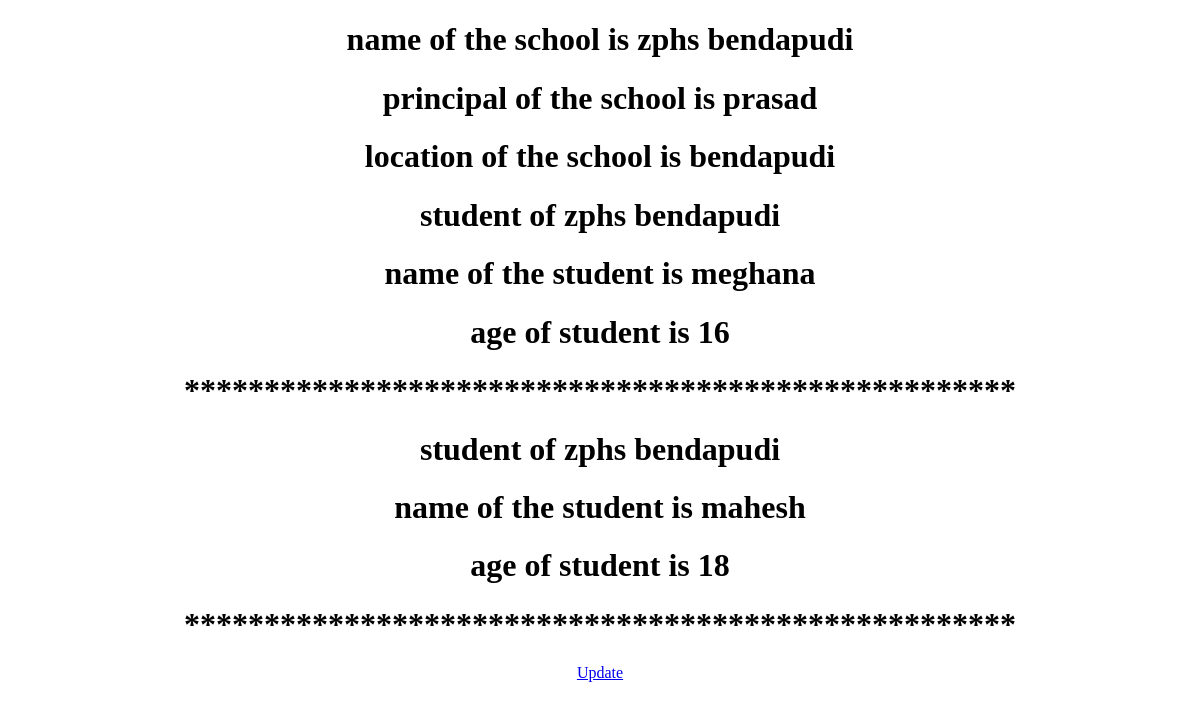
The app's page /1/, older data.
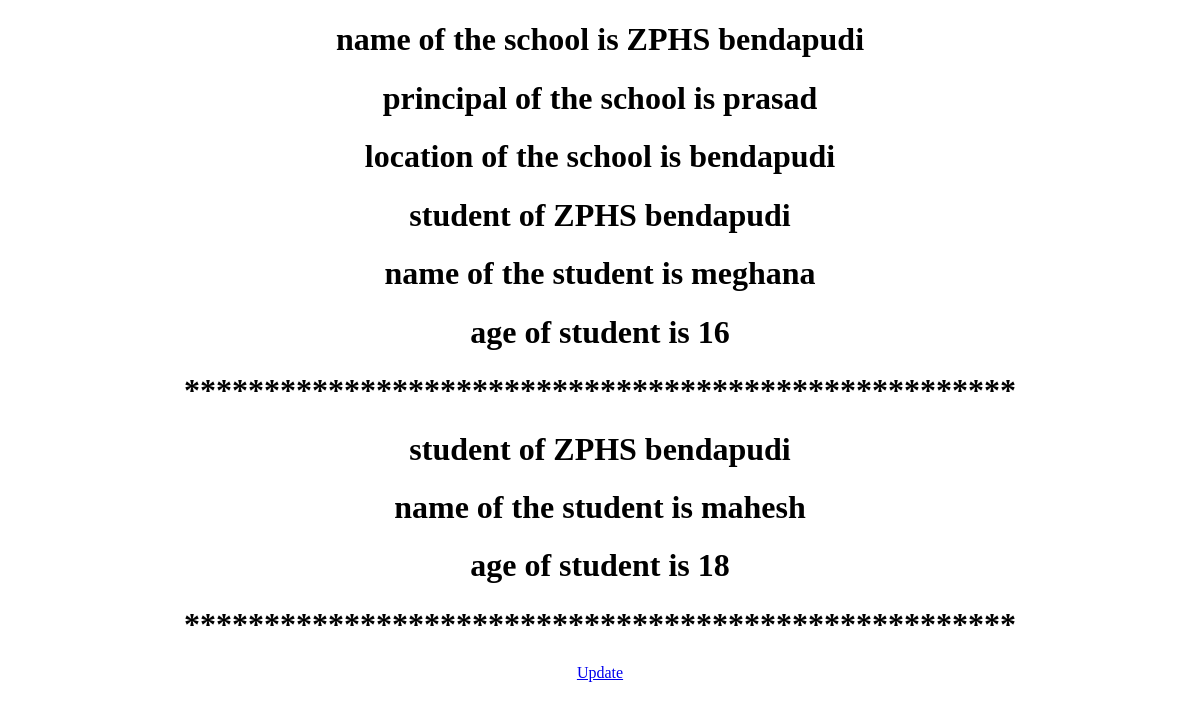
The same page, newer data.
### app/models.py (models this page shows, shortened)
class School(models.Model):
    scname = models.CharField(max_length=100)
    scprincipal = models.CharField(max_length=100)
    sclocation = models.CharField(max_length=100)
    def __str__(self) -> str:
        return self.scname

class Student(models.Model):
    sname = models.CharField(max_length=100)
    sage = models.CharField(max_length=100)
    scname = models.ForeignKey(School,on_delete=models.CASCADE,related_name='jay')

### app/views.py (the view)
# urls.py: re_path('(?P<pk>\d+)/',SchoolDetail.as_view(),name='SchoolDetail'),
class SchoolDetail(DetailView):
    model = School
    context_object_name = 'SDO'

### templates/app/school_detail.html (shortened to what this page needs)
<!DOCTYPE html>
<html lang="en">
<head>
</head>
<body>
    <center>
        <h1>name of the school is {{SDO.scname}} </h1>
        <h1>principal of the school is {{SDO.scprincipal}}</h1>
        <h1>location of the school is {{SDO.sclocation}}</h1>
        {% for sto in SDO.jay.all %}
            <h1>student of {{sto.scname}}</h1>
            <h1>name of the student is {{sto.sname}}</h1>
            <h1>age of student is {{sto.sage}}</h1>
            <h1>****************************************************</h1>
        {% endfor %}
        <a href="{% url 'update' pk=SDO.pk %}">Update</a>
    </center>
</body>
</html>

Row changes from the older to the newer data that the page shows:
changed School "prasad": scname "zphs bendapudi" → "ZPHS bendapudi"
changed through a linked row, Student "meghana": scname "zphs bendapudi" → "ZPHS bendapudi"
changed through a linked row, Student "mahesh": scname "zphs bendapudi" → "ZPHS bendapudi"
